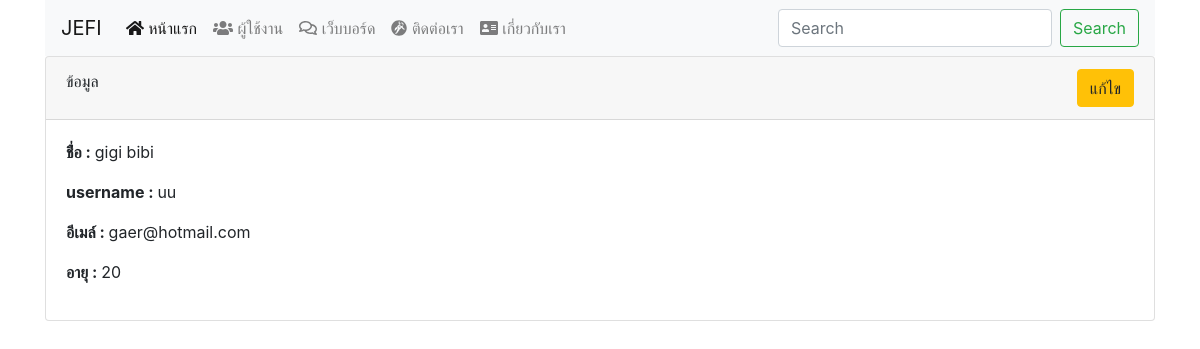
The page /user/show/2 on the database its author committed.
### tables this page shows
CREATE TABLE `users` (
  `user_id` int(11) NOT NULL,
  `user_type_id` int(11) NOT NULL,
  `username` varchar(50) NOT NULL,
  `password` varchar(50) NOT NULL,
  `pic` varchar(100) NOT NULL,
  `fullname` varchar(50) NOT NULL,
  `email` varchar(50) NOT NULL,
  `age` int(11) NOT NULL,
  `created_at` datetime NOT NULL,
  `updated_at` datetime NOT NULL
);

### application/controllers/User.php (called while the page is built, shortened)
<?php
class User extends CI_Controller
{
    public function __construct()
    {
        $this->load->model('user_model');
        $this->load->model('user_type_model');
 }
    public function show($userId = "")
    {
         $user = $this->user_model->getUserByID($userId);
         $data = [
             'user' => $user->row()
         ];
         $this->load->view('layout/header');
        $this->load->view('user/show', $data);
        $this->load->view('layout/footer');
    }
}

### index.php (called while the page is built, shortened)
<?php
require_once BASEPATH.'core/CodeIgniter.php';

### application/models/User_model.php (called while the page is built, shortened)
<?php
class User_model extends CI_Model
{
    public function getUserByID($userId)
    {
        $query = "SELECT * FROM users WHERE user_id = '$userId'";
        return $this->db->query($query);
    }
}

### application/views/user/show.php (the view)
<div class="card">
   <div class="card-header">ข้อมูล
       <div class="float-right"><a href="/user/edit/<?php echo $user->user_id?>" class="btn btn-warning">แก้ไข</a>
  </div>
   </div>
 <div class="card-body">
   <p><strong>ชื่่อ : </strong> <?php echo $user->fullname ?></p>
   <p><strong>username : </strong> <?php echo $user->username ?></p>
   <p><strong>อีเมล์ : </strong><?php echo $user->email ?></p>
   <p><strong>อายุ : </strong><?php echo $user->age ?></p>
 </div>
</div>

### rows shown on the page
users: fullname "gigi bibi", username "uu", email "gaer@hotmail.com", age "20"
